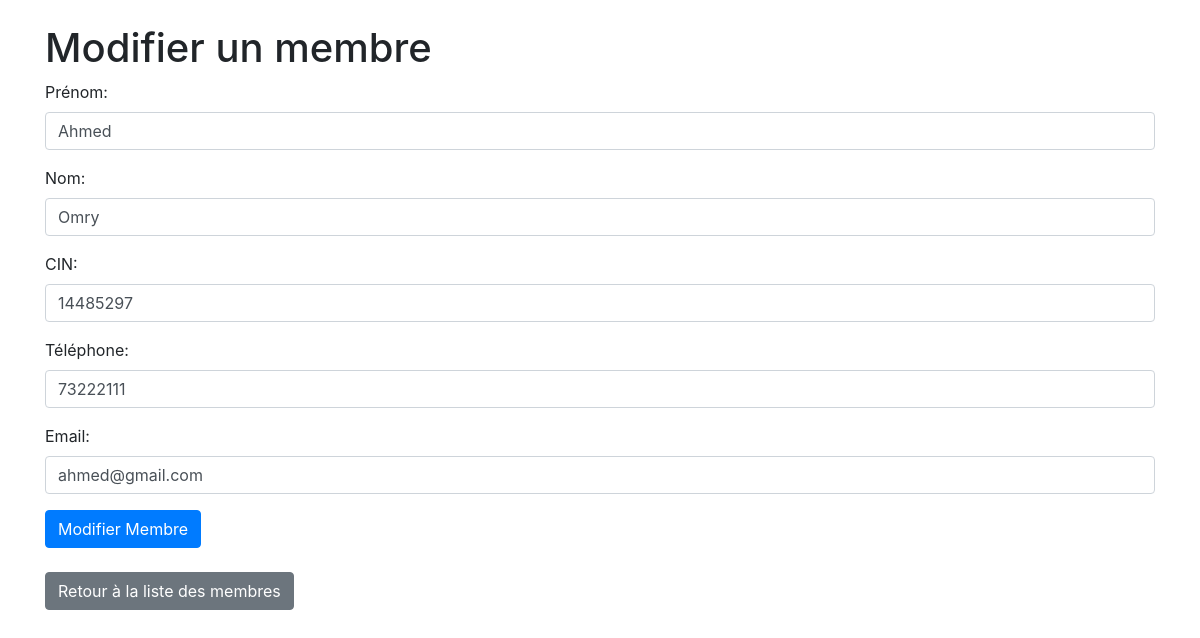
The app's page /mysite/modifier_etudiant/4/ with its own data.
### mysite/models.py (models this page shows, shortened)
class Etudiant(models.Model):
    nom = models.CharField(max_length=100)
    prenom = models.CharField(max_length=100)
    cin=models.IntegerField()
    tel=models.IntegerField()
    email = models.CharField(max_length=100)

### mysite/views.py (the view, shortened to what this page needs)
# urls.py: path('modifier_etudiant/<int:etudiant_id>/', views.modifier_etudiant, name='modifier_etudiant'),
def modifier_etudiant(request, etudiant_id):
    etudiant = get_object_or_404(Etudiant, id=etudiant_id)
    return render(request, 'modifier_etudiant.html', {'etudiant': etudiant})

### mysite/templates/modifier_etudiant.html (shortened to what this page needs)
<!DOCTYPE html>
<html lang="en">
<head>
    <link rel="stylesheet" href="https://stackpath.bootstrapcdn.com/bootstrap/4.3.1/css/bootstrap.min.css">
</head>
<body class="container mt-4">
    <h1>Modifier un membre</h1>
    <form method="post" action="{% url 'modifier_etudiant' etudiant.id %}" class="mb-4">
        <div class="form-group">
            <label for="prenom">Prénom:</label>
            <input type="text" name="prenom" value="{{ etudiant.prenom }}" class="form-control" required>
        </div>
        <div class="form-group">
            <label for="nom">Nom:</label>
            <input type="text" name="nom" value="{{ etudiant.nom }}" class="form-control" required>
        </div>
        <div class="form-group">
            <label for="cin">CIN:</label>
            <input type="text" name="cin" value="{{ etudiant.cin }}" class="form-control" required>
        </div>
        <div class="form-group">
            <label for="tel">Téléphone:</label>
            <input type="text" name="tel" value="{{ etudiant.tel }}" class="form-control" required>
        </div>
        <div class="form-group">
            <label for="email">Email:</label>
            <input type="email" name="email" value="{{ etudiant.email }}" class="form-control" required>
        </div>
        <button type="submit" class="btn btn-primary">Modifier Membre</button>
    </form>
    <a href="{% url 'liste_etudiants' %}" class="btn btn-secondary">Retour à la liste des membres</a>
</body>
</html>

### records on screen
Etudiant: prenom "Ahmed", nom "Omry", cin "14485297", tel "73222111", email "ahmed@gmail.com"
